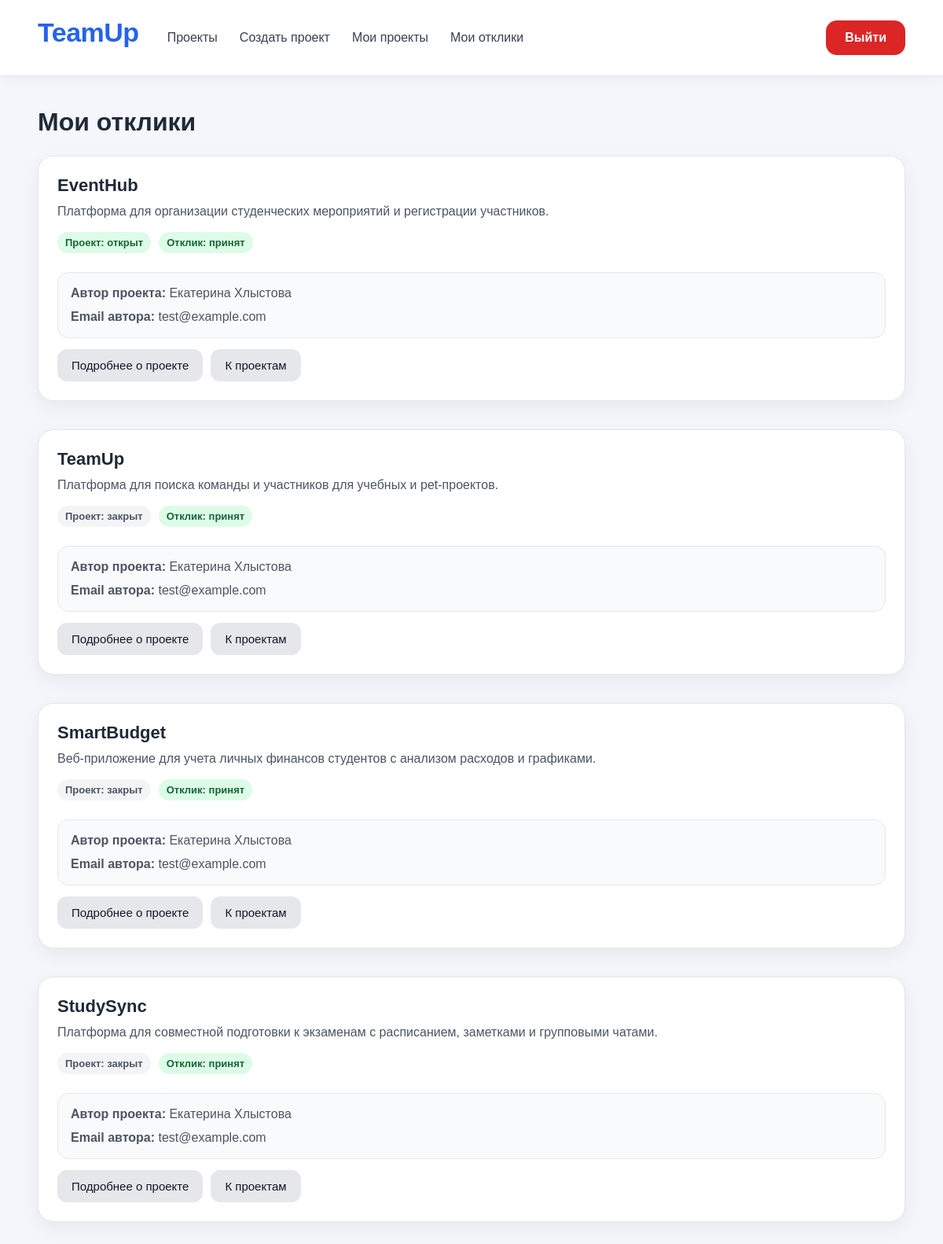
The app's page /my-applications (signed in) with its own data.
### app/models/application.py (models this page shows)
class Application(Base):
    __tablename__ = "applications"
    id: Mapped[int] = mapped_column(primary_key=True)
    status: Mapped[str] = mapped_column(String(1000), default="pending", nullable=False)
    project_id: Mapped[int] = mapped_column(ForeignKey("projects.id"), nullable=False)
    user_id: Mapped[int] = mapped_column(ForeignKey("users.id"), nullable=False)
    project = relationship("Project", back_populates="applications")
    user = relationship("User", back_populates="applications")

### app/models/project.py (models this page shows)
class Project(Base):
    __tablename__ = "projects"
    id: Mapped[int] = mapped_column(primary_key=True)
    title: Mapped[str] = mapped_column(String(255), nullable=False)
    description: Mapped[str] = mapped_column(String(1000), nullable=False)
    status: Mapped[str] = mapped_column(String(50), default="draft", nullable=False)
    max_participants: Mapped[int] = mapped_column(Integer, nullable=False, default=1)
    owner_id: Mapped[int] = mapped_column(ForeignKey("users.id"), nullable=False)
    owner = relationship("User", back_populates="projects")
    applications = relationship("Application", back_populates="project")

### app/models/user.py (models this page shows)
class User(Base):
    __tablename__ = "users"
    id: Mapped[int] = mapped_column(primary_key=True)
    first_name: Mapped[str] = mapped_column(String(255), nullable=False)
    last_name: Mapped[str] = mapped_column(String(255), nullable=False)
    email: Mapped[str] = mapped_column(String(255), unique=True, nullable=False)
    password: Mapped[str] = mapped_column(String(255), nullable=False)
    role: Mapped[str] = mapped_column(String(50), default="user", nullable=False)
    projects = relationship("Project", back_populates="owner")
    applications = relationship("Application", back_populates="user")

### app/api/applications.py (the view)
@router.get("/my-applications")
async def my_applications(
    request: Request,
    session: AsyncSession = Depends(get_session),
):
    user_id = request.session.get("user_id")
    if not user_id:
        return RedirectResponse(url="/login", status_code=303)
    application_repository = ApplicationRepository(session)
    application_service = ApplicationService(application_repository)
    applications = await application_service.get_user_applications(user_id)
    user_name = request.session.get("user_name")
    user_email = request.session.get("user_email")
    return templates.TemplateResponse(
        request=request,
        name="my_applications.html",
        context={
            "applications": applications,
            "user_name": user_name,
            "user_email": user_email
        }
    )

### templates/my_applications.html (shortened to what this page needs)
{% extends "base.html" %}
{% block content %}
<h1 class="page-title">Мои отклики</h1>
{% if applications %}
<div class="project-grid">
    {% for application in applications %}
    <div class="card project-card">
        <div>
            <h3>{{ application.project.title }}</h3>
            <p>{{ application.project.description }}</p>
        </div>
        <div class="meta">
            {% if application.project.status == "draft" %}
                <span class="badge badge-warning">Проект: черновик</span>
            {% elif application.project.status == "open" %}
                <span class="badge badge-success">Проект: открыт</span>
            {% elif application.project.status == "closed" %}
                <span class="badge badge-muted">Проект: закрыт</span>
            {% else %}
                <span class="badge badge-muted">Проект: {{ application.project.status }}</span>
            {% endif %}
            {% if application.status == "pending" %}
                <span class="badge badge-warning">Отклик: на рассмотрении</span>
            {% elif application.status == "accepted" %}
                <span class="badge badge-success">Отклик: принят</span>
            {% elif application.status == "rejected" %}
                <span class="badge badge-muted">Отклик: отклонён</span>
            {% else %}
                <span class="badge badge-muted">Отклик: {{ application.status }}</span>
            {% endif %}
        </div>
        <div class="application-author-info">
            <p>
                <strong>Автор проекта:</strong>
                {{ application.project.owner.first_name }} {{ application.project.owner.last_name }}
            </p>
            <p>
                <strong>Email автора:</strong>
                {{ application.project.owner.email }}
            </p>
        </div>
        <div class="actions">
            <a href="/projects/{{ application.project.id }}" class="button button-secondary">
                Подробнее о проекте
            </a>
            <a href="/projects" class="button button-secondary">
                К проектам
            </a>
        </div>
    </div>
    {% endfor %}
</div>
{% endif %}
{% endblock %}

### static/css/style.css (style rules this page uses)
* { box-sizing: border-box; }
body { font-family: Arial, sans-serif; background: #f4f6fb; margin: 0; color: #1f2937 }
a { color: inherit; text-decoration: none; }
.button { display: inline-block; border: none; cursor: pointer; background: #2563eb; color: white; padding: 12px 18px; border-radius: 12px; font-size: 15px; }
.button-secondary { background: #e5e7eb; color: #111827; }
.card { background: white; border: 1px solid #e5e7eb; border-radius: 20px; padding: 24px; box-shadow: 0 8px 24px rgba(15, 23, 42, 0.06); }
.card+.card { margin-top: 18px; }
.page-title { margin: 0 0 24px; font-size: 32px; }
.project-grid { display: grid; gap: 18px; }
.project-card { display: flex; flex-direction: column; gap: 14px; }
.project-card h3 { margin: 0 0 8px; font-size: 22px; }
.project-card p { margin: 0; line-height: 1.5; color: #4b5563; }
.meta { display: flex; flex-wrap: wrap; gap: 10px; font-size: 14px; margin-bottom: 10px; }
.badge { display: inline-block; background: #eef2ff; color: #3730a3; border-radius: 999px; padding: 6px 10px; font-size: 13px; font-weight: 600; }
.badge-success { background: #dcfce7; color: #166534; }
.badge-muted { background: #f3f4f6; color: #4b5563; }
.actions { display: flex; flex-wrap: wrap; gap: 10px; margin-top: 10px; }
.actions { display: flex; align-items: center; flex-wrap: wrap; gap: 10px; margin-top: 0; }
.application-author-info { background: #f9fafb; border: 1px solid #e5e7eb; border-radius: 14px; padding: 14px 16px; }
.application-author-info p { margin: 0; color: #4b5563; line-height: 1.5; }
.application-author-info p + p { margin-top: 6px; }

### records on screen
Application: project "EventHub", project.description "Платформа для организации студенческих мероприятий и регистрации участников.", shows "Проект: открыт", status "Отклик: принят", project.owner.first_name "Екатерина", project.owner.last_name "Хлыстова", project.owner.email "test@example.com"
Application: project "TeamUp", project.description "Платформа для поиска команды и участников для учебных и pet-проектов.", shows "Проект: закрыт", status "Отклик: принят", project.owner.first_name "Екатерина", project.owner.last_name "Хлыстова", project.owner.email "test@example.com"
Application: project "SmartBudget", project.description "Веб-приложение для учета личных финансов студентов с анализом расходов и графиками.", shows "Проект: закрыт", status "Отклик: принят", project.owner.first_name "Екатерина", project.owner.last_name "Хлыстова", project.owner.email "test@example.com"
Application: project "StudySync", project.description "Платформа для совместной подготовки к экзаменам с расписанием, заметками и групповыми чатами.", shows "Проект: закрыт", status "Отклик: принят", project.owner.first_name "Екатерина", project.owner.last_name "Хлыстова", project.owner.email "test@example.com"
